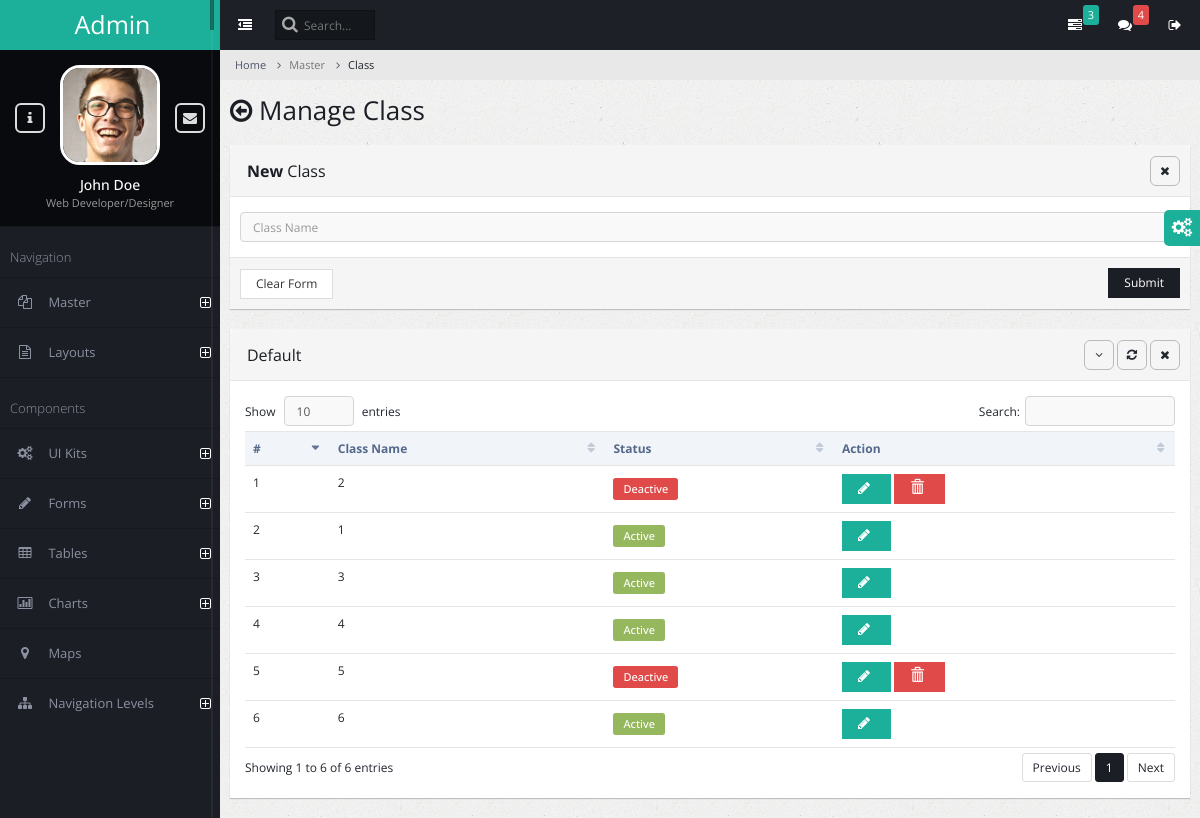
The page /class/ on the database its author committed.
### admin_master/models.py (models this page shows)
class AcademicClass(models.Model):
    class_name = models.CharField(max_length=150)
    is_enabled = models.BooleanField(default=True)

### admin_master/views.py (the view, shortened to what this page needs)
# urls.py: path('class/', views.class_manage,name="class"),
def class_manage(request):
    success_message=None
    error_message = None
    academic_classes = AcademicClass.objects.all()
    context = {
        'errormessage': error_message,
        'successmessage': success_message,
        'academic_classes': academic_classes,
    }
    return render(request, 'class_manage.html', context)

### admin_master/templates/class_manage.html (shortened to what this page needs)
{% extends 'admin_base.html' %}
{% block content %}
<ul class="breadcrumb">
    <li><a href="#">Home</a></li>
    <li class="active">Master</li>
    <li class="active">Class</li>
</ul>
<div class="page-title">
    <h2><span class="fa fa-arrow-circle-o-left"></span> Manage Class</h2>
</div>
<div class="page-content-wrap">
    <div class="row">
    <div class="col-md-12">
        <form class="form-horizontal" method="post" enctype="multipart/form-data">
            <div class="panel panel-default">
                <div class="panel-heading">
                    <h3 class="panel-title"><strong>New </strong> Class</h3>
                    <ul class="panel-controls">
                        <li><a href="#" class="panel-remove"><span class="fa fa-times"></span></a></li>
                    </ul>
                </div>
                <div class="panel-body">
                    <div class="row">
                        <div class="col-md-12 px-5 ">
                            <div class="form-group">
                                <input type="text" required name="class_name" autofocus class="form-control" placeholder="Class Name"/>
                            </div>
                        </div>
                    </div>
                </div>
                <div class="panel-footer">
                    <input type="reset" value="Clear Form" class="btn btn-default">
                    <button class="btn btn-primary pull-right">Submit</button>
                </div>
            </div>
        </form>
            <div class="panel panel-default">
                <div class="panel-heading">
                    <h3 class="panel-title">Default</h3>
                    <ul class="panel-controls">
                        <li><a href="#" class="panel-collapse"><span class="fa fa-angle-down"></span></a></li>
                        <li><a href="#" class="panel-refresh"><span class="fa fa-refresh"></span></a></li>
                        <li><a href="#" class="panel-remove"><span class="fa fa-times"></span></a></li>
                    </ul>
                </div>
                <div class="panel-body">
                    <table class="table datatable">
                        <thead>
                            <tr>
                                <th>#</th>
                                <th>Class Name</th>
                                <th>Status</th>
                                <th>Action</th>
                            </tr>
                        </thead>
                        <tbody>
                            {% for academic_classes in academic_classes %}
                            <tr id="{{academic_classes.id}}">
                                <td>{{ forloop.counter }}</td>
                                <td>{{ academic_classes.class_name }}</td>
                                <td>
                                    {% if academic_classes.is_enabled %}
                                    <span class="label label-success label-form">Active</span>
                                    {% else %}
                                    <span class="label label-danger label-form">Deactive</span>
                                    {% endif %}
                                </td>
                                <td>
                                    <button class="btn btn-info" onclick="edit_pop({{academic_classes.id}})">
                                        <span id ="spinner{{academic_classes.id}}" class="fa fa-pencil"></span>
                                    </button>
                                    {% if not academic_classes.is_enabled %}
                                    <a onclick="delete_class({{academic_classes.id}})">
                                        <button class="btn btn-danger">
                                            <span class="glyphicon glyphicon-trash"></span>
                                        </button>
                                    </a>
                                    {% endif %}
                                </td>
                            </tr>
                            {% endfor %}
                        </tbody>
                    </table>
                </div>
            </div>
        </div>
    </div>
</div>
{% endblock %}

### rows shown on the page
AcademicClass: class_name "2", is_enabled "Deactive"
AcademicClass: class_name "1", is_enabled "Active"
AcademicClass: class_name "3", is_enabled "Active"
AcademicClass: class_name "4", is_enabled "Active"
AcademicClass: class_name "5", is_enabled "Deactive"
AcademicClass: class_name "6", is_enabled "Active"
